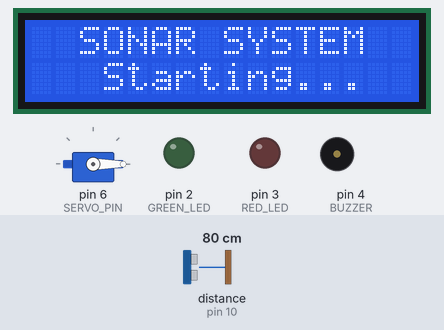
A sketch run on a simulated Arduino Uno, built with avr-gcc and run on an emulated ATmega328P. Parts: servo, 16×2 character LCD, output pins drawn as LEDs (lit = HIGH), buzzer (waves = sounding). Wiring (inferred from the names in the program): ultrasonic range finder: trigger pin 9; echo pin 10. Inputs (shaded band) come from the test bench; at power-on: distance to the obstacle (sensor on pin 10) 80 cm. The echo pulse lasts 58.3 µs per cm; pins used as bus, display or sensor lines are not drawn.

Above: at 0.1 s.
3.3 s: distance to the obstacle (sensor on pin 10) set to 2 cm
At 3.48 s:
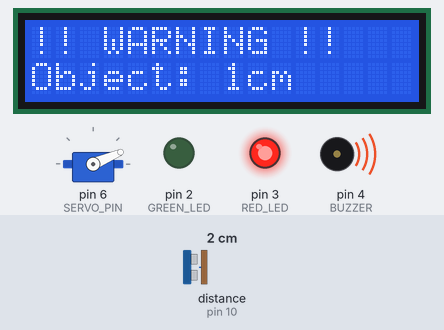
5.5 s: distance to the obstacle (sensor on pin 10) set to 19 cm
At 5.9 s:
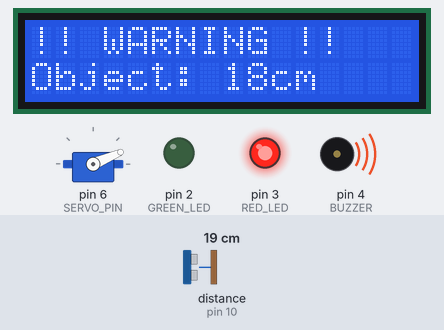
7.0 s: distance to the obstacle (sensor on pin 10) set to 24 cm
At 8.58 s:
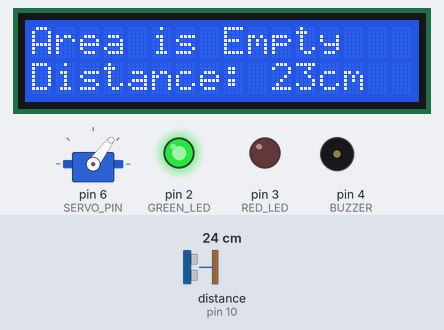
8.6 s: distance to the obstacle (sensor on pin 10) set to 4 cm
At 9.0 s:
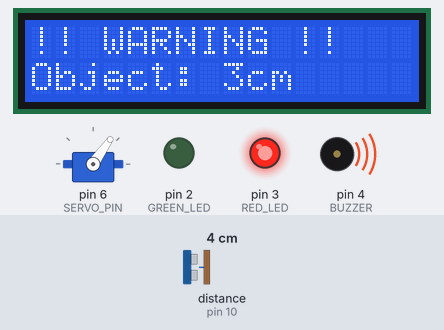
10.1 s: distance to the obstacle (sensor on pin 10) set to 299 cm
At 11.1 s:
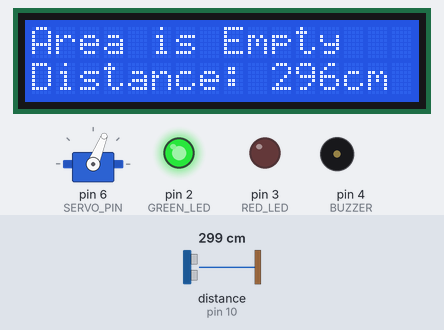
12.2 s: distance to the obstacle (sensor on pin 10) set to 9 cm
At 13.4 s:
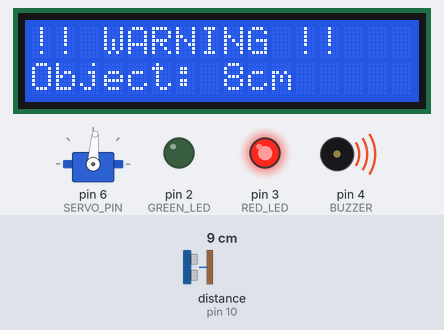
Timing chart, 0 to 14.7 s (numbered marks = the images above; inputs shaded):
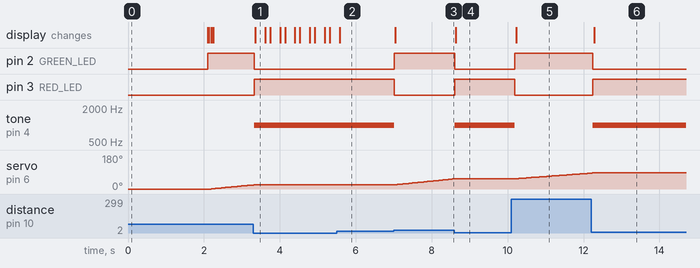

The sketch:

sonar_alert_system.ino
```cpp
#include <Wire.h>
#include <LiquidCrystal_I2C.h>
#include <Servo.h>

#define TRIG_PIN 9
#define ECHO_PIN 10

#define GREEN_LED 2
#define RED_LED 3
#define BUZZER 4

#define SERVO_PIN 6

LiquidCrystal_I2C lcd(0x27, 16, 2);
Servo myServo;

int pos = 0;
int direction = 1;

void setup() {

  pinMode(TRIG_PIN, OUTPUT);
  pinMode(ECHO_PIN, INPUT);

  pinMode(GREEN_LED, OUTPUT);
  pinMode(RED_LED, OUTPUT);
  pinMode(BUZZER, OUTPUT);

  myServo.attach(SERVO_PIN);
  myServo.write(0);

  // Initialize LCD
  lcd.init();
  lcd.backlight();

  lcd.setCursor(0, 0);
  lcd.print("  SONAR SYSTEM  ");

  lcd.setCursor(0, 1);
  lcd.print("   Starting...   ");

  delay(2000);
  lcd.clear();
}

long readDistance() {

  digitalWrite(TRIG_PIN, LOW);
  delayMicroseconds(2);

  digitalWrite(TRIG_PIN, HIGH);
  delayMicroseconds(10);

  digitalWrite(TRIG_PIN, LOW);

  long duration = pulseIn(ECHO_PIN, HIGH, 30000);

  if (duration == 0) {
    return 0;
  }

  long distance = duration * 0.034 / 2;

  return distance;
}

void loop() {

  long distance = readDistance();

  // Object NOT detected
  if (distance == 0 || distance > 20) {

    digitalWrite(GREEN_LED, HIGH);
    digitalWrite(RED_LED, LOW);

    noTone(BUZZER);

    lcd.setCursor(0, 0);
    lcd.print("Area is Empty   ");

    lcd.setCursor(0, 1);
    lcd.print("Distance: ");

    if (distance == 0) {
      lcd.print("---");
    } else {
      lcd.print(distance);
      lcd.print("cm");
    }

    lcd.print("    ");

    // Move servo
    myServo.write(pos);

    delay(15);

    pos = pos + direction;

    if (pos >= 180) {
      pos = 180;
      direction = -1;
    }

    if (pos <= 0) {
      pos = 0;
      direction = 1;
    }
  }

  // Object detected
  else {

    digitalWrite(GREEN_LED, LOW);
    digitalWrite(RED_LED, HIGH);

    tone(BUZZER, 1000);

    lcd.setCursor(0, 0);
    lcd.print("!! WARNING !!   ");

    lcd.setCursor(0, 1);
    lcd.print("Object: ");
    lcd.print(distance);
    lcd.print("cm    ");

    // Stop servo at current position
    myServo.write(pos);

    delay(100);
  }
}
```

Measured:
- the behaviour switches between 21 and 22 cm on distance to the obstacle (sensor on pin 10) (found by bisection; images 2 and 3)
- after the input at 3.3 s, pin 2 (GREEN_LED): HIGH → LOW at once; pin 3 (RED_LED): LOW → HIGH at once; tone on pin 4 (BUZZER): silent → 1000 Hz at once; servo on pin 6 (SERVO_PIN): goes on until 3.4 s, then stays 23°; the display: changes after 0.05 s (image 1)
- after the input at 5.5 s, the display: changes after 0.08 s (image 2)
- after the input at 7.0 s, pin 2 (GREEN_LED): LOW → HIGH at once; pin 3 (RED_LED): HIGH → LOW at once; tone on pin 4 (BUZZER): 1000 Hz → silent at once; servo on pin 6 (SERVO_PIN): moves from 23° to 54° over 1.5 s, starting after 0.09 s; the display: changes at once (image 3)
- after the input at 8.6 s, pin 2 (GREEN_LED): HIGH → LOW at once; pin 3 (RED_LED): LOW → HIGH at once; tone on pin 4 (BUZZER): silent → 1000 Hz at once; servo on pin 6 (SERVO_PIN): goes on until 8.6 s, then stays 55°; the display: changes at once (image 4)
- after the input at 10.1 s, pin 2 (GREEN_LED): LOW → HIGH after 0.09 s; pin 3 (RED_LED): HIGH → LOW after 0.09 s; tone on pin 4 (BUZZER): 1000 Hz → silent after 0.09 s; servo on pin 6 (SERVO_PIN): moves from 55° to 84° over 1.9 s, starting after 0.19 s; the display: changes after 0.13 s (image 5)
- after the input at 12.2 s, pin 2 (GREEN_LED): HIGH → LOW after 0.05 s; pin 3 (RED_LED): LOW → HIGH after 0.05 s; tone on pin 4 (BUZZER): silent → 1000 Hz after 0.05 s; servo on pin 6 (SERVO_PIN): goes on until 12.3 s, then stays 86°; the display: changes after 0.08 s (image 6)
